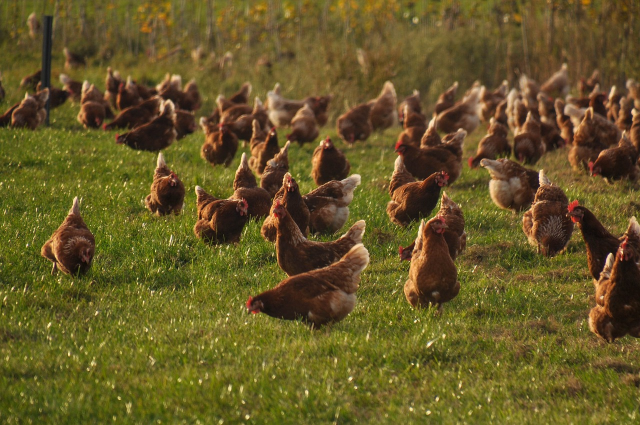
#> input picture POC/ch.jpg, 1280 x 850 px (shown at 1/2 size)
$ python image.py
#> lines starting #> are read from the running program, lines starting #| are printed output that depends on the picture
from PIL import Image

name = "./ch.jpg"


def resize():
    img = Image.open(name)
#> img is the input picture: PIL image 1280x850 RGB; mean R, G, B 101.6, 87.5, 38.3
    img.thumbnail((200, 200), Image.LANCZOS)
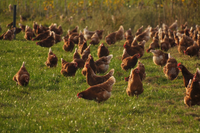
#> img: PIL image 200x133 RGB; mean R, G, B 101.5, 87.4, 38.2
    img.save(f"{name}.png")
    img.show()


if __name__ == "__main__":
    resize()
